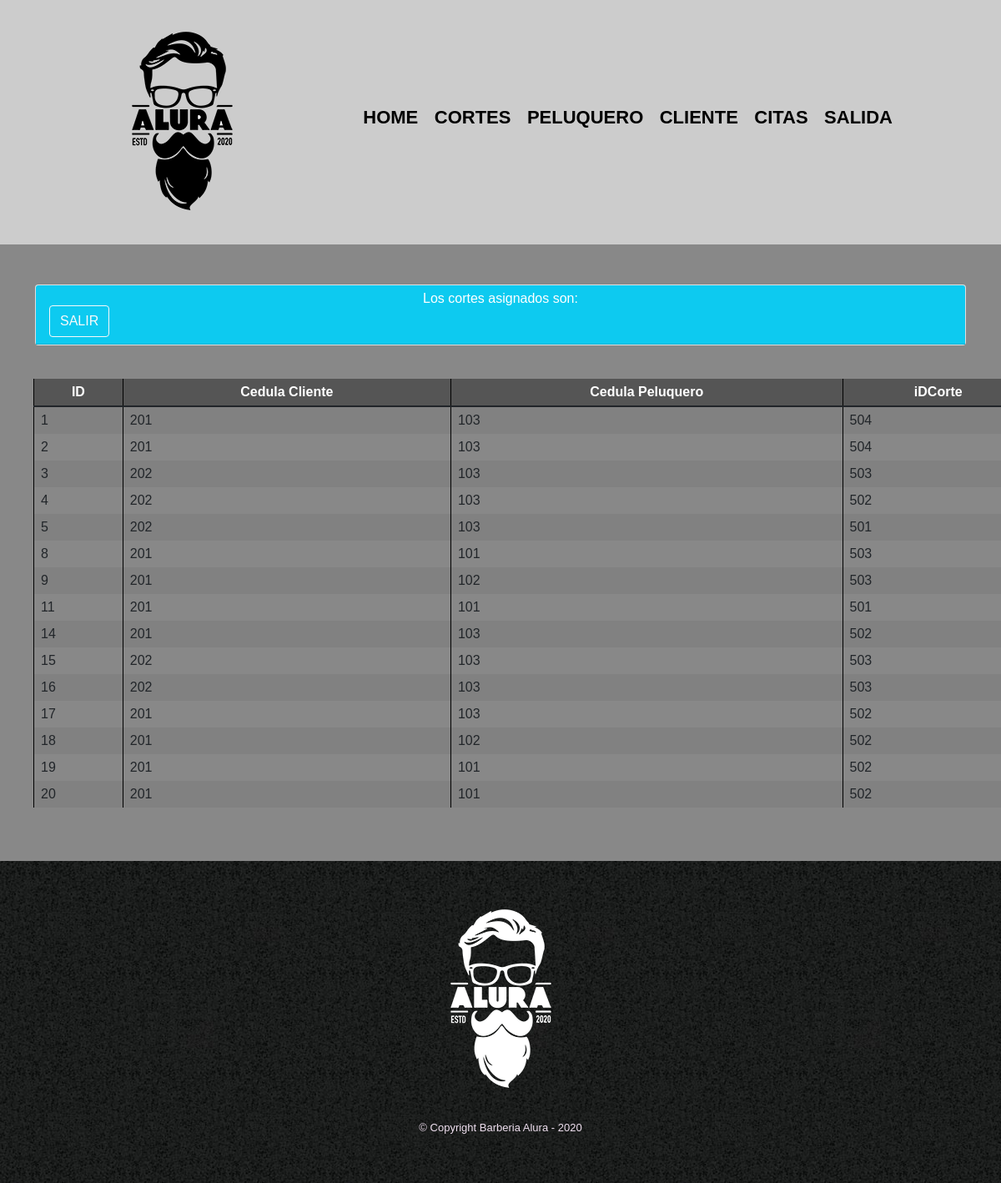
The page /Citas/menuCiA.php (signed in) on the database its author committed.
### tables this page shows
CREATE TABLE `citas` (
  `id_citas` int(11) NOT NULL,
  `cedulac` int(11) NOT NULL,
  `cedulap` int(11) NOT NULL,
  `id_Corte` int(11) NOT NULL
);

### class/class_log.php (called while the page is built, shortened)
<?php
include('classC.php');
?>

### Citas/menuCiA.php (the view, shortened to what this page needs)
<?php
include('../class/classCi.php');
if($_SESSION['usuario']){
?>
<!doctype html>
<html lang="es">
<head>
    <link rel="stylesheet" href="../bootstrap/css/bootstrap.min.css">
    <link rel="stylesheet" href="../sw/dist/sweetalert2.min.css">
    <link rel="stylesheet" href="../css/reset.css">
    <link rel="stylesheet" href="../css/style.css">
</head>
<body onload="limpiar();">
<header>
            <div class="caja">
                <h1><img src="../imagenes/logo.png"></h1>
                <nav>
                    <ul class="navegacion">
                    <li><a href=../index.php>Home</a></li>
                        <li><a href=../Cortes/menuCor.php>Cortes</a></li>
                        <li><a href=../Peluquero/menuP.php>Peluquero</a></li>
                        <li><a href=../Clientes/menuc.php>Cliente</a></li>
                        <li><a href=../Citas/menuCiA.php>Citas</a></li>
                        <li><a href=../salir.php>Salida</a></li>
                    </ul>
                </nav>
            </div>
        </header>
    <main>
    <section class="diferenciales">
  <div class="container">
        <div class="card">
            <div class="card-header bg-info">
                <h3 class="text-white text-center">Los cortes asignados son: </a></h3>
                <a class="btn btn-outline-light text-end" href="../salir.php">SALIR </a>
            </div>
        </div>
    </div>
<?php
$cit = new Citas();
$reg=$cit->veralu();
?>
<div class="table-responsive">
    <table id="cort" class="table table-bordered table-striped">
        <thead>
            <tr align="center">
                <th>ID</th>
                <th>Cedula Cliente</th>
                <th>Cedula Peluquero</th>
                <th>iDCorte</th>
                </tr>
</thead>
<tbody>
    <?php
    for($i=0;$i<count($reg);$i++){
       echo "<tr>
       <td>".$reg[$i]['id_citas']."</td>
        <td>".$reg[$i]['cedulac']."</td>
        <td>".$reg[$i]['cedulap']."</td>
        <td>".$reg[$i]['id_Corte']."</td>";
        ?>
        </tr>
    <?php
    }
    ?>
</tbody>
</table>
</div>
    </section>
    </main>
    <footer>
            <img src="../imagenes/logo-blanco.png" alt="Logo de la Barberia Alura">
            <p class="copyright">&copy Copyright Barberia Alura - 2020</p>
        </footer>
</body>
</html>
<?php
}
?>

### class/classCi.php (shortened to what this page needs)
<!doctype html>
<html lang="es">
<head>
    <link rel="stylesheet" href="../bootstrap/css/bootstrap.min.css">
    <link rel="stylesheet" href="../sw/dist/sweetalert2.min.css">
</head>
<body>
    <?php
    include('../class/class_log.php');
class Citas {
    private $cit;
    public function __construct() {
        $this->cit = array();
    }
 public function veralu(){
    $sql="select * from citas";
    $res = mysqli_query(Conectar::conec(), $sql) or die("ERROR en la Consulta $sql: " .mysqli_error());
    while($row=mysqli_fetch_assoc($res)){
        $this->cit[]= $row;
    }
    return $this->cit;
 }
}
?>
</body>
</html>

### class/classC.php (shortened to what this page needs)
<!doctype html>
<html lang="es">
<head>
    <link rel="stylesheet" href="./bootstrap/css/bootstrap.min.css">
    <link rel="stylesheet" href="./sw/dist/sweetalert2.min.css">
</head>
<body>
    <?php
class Conectar{
    public static function conec(){
        $servername = "localhost";
        $username = "root";
        $password = "";
        $database = "PeluqueriaBD";
        $link=$conexion = new mysqli($servername,$username,$password,$database)
         or die ("ERROR Al conectar la BD".mysqli_error($link));
         mysqli_select_db($link,$database)
          or die ("ERROR Al seleccionar la BD".mysqli_error($link));
          return $link;
    }
}
?>
</body>
</html>

### css/style.css (style rules this page uses)
body { font-family: 'Montserrat', sans-serif; }
header { background-color: #CCCCCC; padding: 20px 0; }
.caja { width: 940px; position: relative; margin: 0 auto; }
nav { position: absolute; top: 110px; right: 0; }
nav li { display: inline; margin: 0 0 0 15px; }
nav a { text-transform: uppercase; color: #000000; font-weight: bold; font-size: 22px; text-decoration: none; }
footer { text-align: center; background: url(../imagenes/bg.jpg); padding: 40px; }
.copyright { color: #fefe; font-size: 13px; margin: 20px; }
table { margin: 40px 40px; }
thead { background: #555555; color: white; font-weight: bold; }
td, th { border: 1px solid #000000; padding: 8px; }
.diferenciales { padding: 3em 0; background: #888888; }

### rows shown on the page
citas: id_citas "1", cedulac "201", cedulap "103", id_Corte "504"
citas: id_citas "2", cedulac "201", cedulap "103", id_Corte "504"
citas: id_citas "3", cedulac "202", cedulap "103", id_Corte "503"
citas: id_citas "4", cedulac "202", cedulap "103", id_Corte "502"
citas: id_citas "5", cedulac "202", cedulap "103", id_Corte "501"
citas: id_citas "8", cedulac "201", cedulap "101", id_Corte "503"
citas: id_citas "9", cedulac "201", cedulap "102", id_Corte "503"
citas: id_citas "11", cedulac "201", cedulap "101", id_Corte "501"
citas: id_citas "14", cedulac "201", cedulap "103", id_Corte "502"
citas: id_citas "15", cedulac "202", cedulap "103", id_Corte "503"
citas: id_citas "16", cedulac "202", cedulap "103", id_Corte "503"
citas: id_citas "17", cedulac "201", cedulap "103", id_Corte "502"
citas: id_citas "18", cedulac "201", cedulap "102", id_Corte "502"
citas: id_citas "19", cedulac "201", cedulap "101", id_Corte "502"
citas: id_citas "20", cedulac "201", cedulap "101", id_Corte "502"
